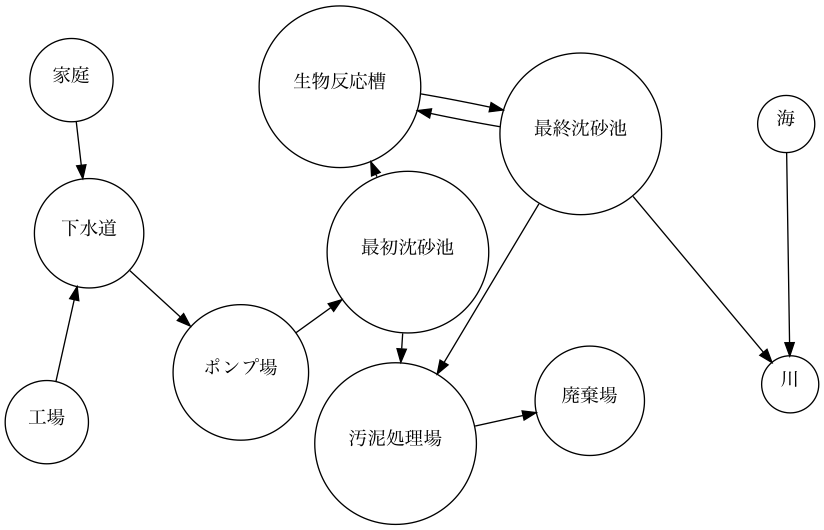

Write the Python code that produced this figure.
from graphviz import Digraph,Graph
import numpy.random as npr

# formatはpngを指定(他にはPDF, PNG, SVGなどが指定可)
# G = Digraph(format='png',engine="fdp")
G = Digraph(format='png',engine="neato")
G.attr('node', shape='circle')
G.attr(overlap='false')


# ノードの追加
name = ["海","川","工場","家庭","下水道","ポンプ場","最初沈砂池","生物反応槽","最終沈砂池","汚泥処理場","廃棄場"]
for i in name:
    G.node(i, i)

# 辺の追加
G.edge("海","川")
G.edge("工場","下水道")
G.edge("家庭","下水道")
G.edge("下水道","ポンプ場")
G.edge("ポンプ場","最初沈砂池")
G.edge("最初沈砂池","生物反応槽")
G.edge("生物反応槽","最終沈砂池")
G.edge("最初沈砂池","汚泥処理場")
G.edge("最終沈砂池","汚泥処理場")
G.edge("汚泥処理場","廃棄場")
G.edge("最終沈砂池","生物反応槽")
G.edge("最終沈砂池","川")

# print()するとdot形式で出力される
print(G)

# binary_tree.pngで保存
G.render('graph2')
